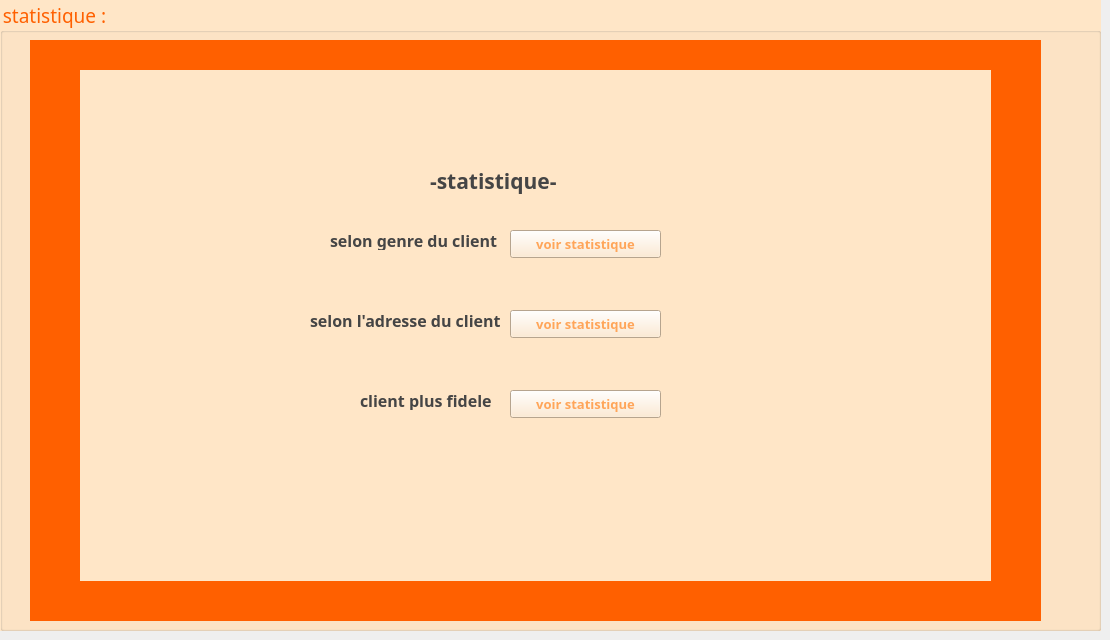
      <widget class="QWidget" name="tab_9">
       <attribute name="title">
        <string>statistique</string>
       </attribute>
       <widget class="QGroupBox" name="groupBox_11">
        <property name="geometry">
         <rect>
          <x>0</x>
          <y>0</y>
          <width>1101</width>
          <height>631</height>
         </rect>
        </property>
        <property name="font">
         <font>
          <family>Rockwell</family>
          <pointsize>14</pointsize>
         </font>
        </property>
        <property name="styleSheet">
         <string notr="true">color: rgb(255, 96, 0);

background-color: rgb(255, 230, 199);</string>
        </property>
        <property name="title">
         <string>statistique :</string>
        </property>
        <widget class="QPushButton" name="pb_statistique_genre_client">
         <property name="geometry">
          <rect>
           <x>510</x>
           <y>230</y>
           <width>151</width>
           <height>28</height>
          </rect>
         </property>
         <property name="font">
          <font>
           <family>Tw Cen MT Condensed</family>
           <pointsize>10</pointsize>
           <weight>75</weight>
           <bold>true</bold>
          </font>
         </property>
         <property name="styleSheet">
          <string notr="true">color: rgb(255, 165, 89);</string>
         </property>
         <property name="text">
          <string>voir statistique</string>
         </property>
        </widget>
        <widget class="QLabel" name="label_56">
         <property name="geometry">
          <rect>
           <x>820</x>
           <y>80</y>
           <width>121</width>
           <height>121</height>
          </rect>
         </property>
         <property name="text">
          <string/>
         </property>
         <property name="pixmap">
          <pixmap>../../../Downloads/WhatsApp_Image_2023-10-09_at_11.52.56_PM-removebg-preview.png</pixmap>
         </property>
         <property name="scaledContents">
          <bool>true</bool>
         </property>
        </widget>
        <widget class="QLabel" name="label_57">
         <property name="geometry">
          <rect>
           <x>330</x>
           <y>230</y>
           <width>171</width>
           <height>20</height>
          </rect>
         </property>
         <property name="font">
          <font>
           <family>Tw Cen MT Condensed</family>
           <pointsize>12</pointsize>
           <weight>75</weight>
           <bold>true</bold>
          </font>
         </property>
         <property name="styleSheet">
          <string notr="true">color: rgb(69, 69, 69);</string>
         </property>
         <property name="text">
          <string>selon genre du client : </string>
         </property>
        </widget>
        <widget class="QPushButton" name="pb_statistique_adresse_client">
         <property name="geometry">
          <rect>
           <x>510</x>
           <y>310</y>
           <width>151</width>
           <height>28</height>
          </rect>
         </property>
         <property name="font">
          <font>
           <family>Tw Cen MT Condensed</family>
           <pointsize>10</pointsize>
           <weight>75</weight>
           <bold>true</bold>
          </font>
         </property>
         <property name="styleSheet">
          <string notr="true">color: rgb(255, 165, 89);</string>
         </property>
         <property name="text">
          <string>voir statistique</string>
         </property>
        </widget>
        <widget class="QLabel" name="label_58">
         <property name="geometry">
          <rect>
           <x>310</x>
           <y>310</y>
           <width>191</width>
           <height>20</height>
          </rect>
         </property>
         <property name="font">
          <font>
           <family>Tw Cen MT Condensed</family>
           <pointsize>12</pointsize>
           <weight>75</weight>
           <bold>true</bold>
          </font>
         </property>
         <property name="styleSheet">
          <string notr="true">color: rgb(69, 69, 69);</string>
         </property>
         <property name="text">
          <string>selon l'adresse du client : </string>
         </property>
        </widget>
        <widget class="QLabel" name="label_59">
         <property name="geometry">
          <rect>
           <x>360</x>
           <y>390</y>
           <width>131</width>
           <height>20</height>
          </rect>
         </property>
         <property name="font">
          <font>
           <family>Tw Cen MT Condensed</family>
           <pointsize>12</pointsize>
           <weight>75</weight>
           <bold>true</bold>
          </font>
         </property>
         <property name="styleSheet">
          <string notr="true">color: rgb(69, 69, 69);</string>
         </property>
         <property name="text">
          <string>client plus fidele : </string>
         </property>
        </widget>
        <widget class="QPushButton" name="pb_statistique_client_fidele">
         <property name="geometry">
          <rect>
           <x>510</x>
           <y>390</y>
           <width>151</width>
           <height>28</height>
          </rect>
         </property>
         <property name="font">
          <font>
           <family>Tw Cen MT Condensed</family>
           <pointsize>10</pointsize>
           <weight>75</weight>
           <bold>true</bold>
          </font>
         </property>
         <property name="styleSheet">
          <string notr="true">color: rgb(255, 165, 89);</string>
         </property>
         <property name="text">
          <string>voir statistique</string>
         </property>
        </widget>
        <widget class="QLabel" name="label_60">
         <property name="geometry">
          <rect>
           <x>30</x>
           <y>40</y>
           <width>1011</width>
           <height>581</height>
          </rect>
         </property>
         <property name="styleSheet">
          <string notr="true">background-color: rgb(255, 96, 0);</string>
         </property>
         <property name="text">
          <string/>
         </property>
        </widget>
        <widget class="QLabel" name="label_61">
         <property name="geometry">
          <rect>
           <x>80</x>
           <y>70</y>
           <width>911</width>
           <height>511</height>
          </rect>
         </property>
         <property name="styleSheet">
          <string notr="true">background-color: rgb(255, 230, 199);</string>
         </property>
         <property name="text">
          <string/>
         </property>
        </widget>
        <widget class="QLabel" name="label_62">
         <property name="geometry">
          <rect>
           <x>430</x>
           <y>160</y>
           <width>211</width>
           <height>41</height>
          </rect>
         </property>
         <property name="font">
          <font>
           <family>Tw Cen MT Condensed</family>
           <pointsize>16</pointsize>
           <weight>75</weight>
           <bold>true</bold>
          </font>
         </property>
         <property name="styleSheet">
          <string notr="true">color: rgb(69, 69, 69);</string>
         </property>
         <property name="text">
          <string>-statistique-</string>
         </property>
        </widget>
        <zorder>label_60</zorder>
        <zorder>label_61</zorder>
        <zorder>label_56</zorder>
        <zorder>label_57</zorder>
        <zorder>label_62</zorder>
        <zorder>label_58</zorder>
        <zorder>label_59</zorder>
        <zorder>pb_statistique_genre_client</zorder>
        <zorder>pb_statistique_adresse_client</zorder>
        <zorder>pb_statistique_client_fidele</zorder>
       </widget>
      </widget>
